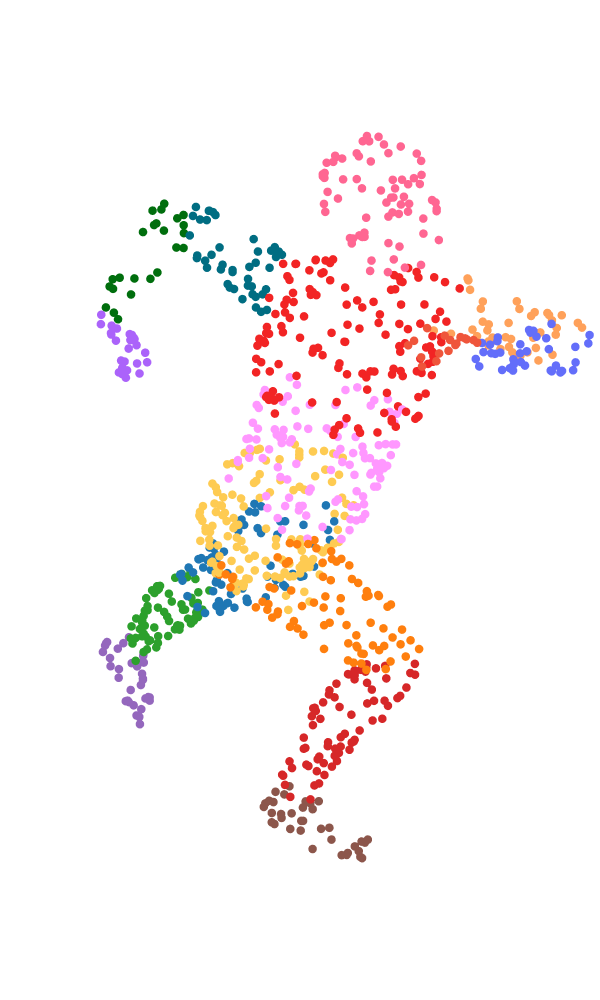

The notebook cell this image was saved under:
### Code cell
p = "datasets/action_smplx_models/female_run.npz"
points, faces = utils.sampled_verts_from_path(p, n_points = 1000, return_faces = True, idx = 10)
regions, colors = utils.faces_to_regions(faces, return_colors = True)
colors = ["#F22424" if c == "#B6E880" else "#006E0D" if c == "#00CC96" else "#006D82" if c == "#19D3F3" else c for c in colors]
plot_arr(points, color = colors, cam = dict(x=0, y=2, z=1), size = 5)

### Figure 1 — Plotly figure (JSON) as saved in the notebook; plotly's stock layout.template omitted (floating-point values rounded to 4 significant figures; data arrays with more than 128 entries replaced by an {"elided": "..."} marker saying what was removed)
{"data": [{"marker": {"color": {"elided": "1000 str values"}, "colorscale": [[0, "#0508b8"], [0.08333, "#1910d8"], [0.1667, "#3c19f0"], [0.25, "#6b1cfb"], [0.3333, "#981cfd"], [0.4167, "#bf1cfd"], [0.5, "#dd2bfd"], [0.5833, "#f246fe"], [0.6667, "#fc67fd"], [0.75, "#fe88fc"], [0.8333, "#fea5fd"], [0.9167, "#febefe"], [1, "#fec3fe"]], "opacity": 1, "showscale": false, "size": 5}, "mode": "markers", "type": "scatter3d", "x": {"elided": "1000 float values"}, "y": {"elided": "1000 float values"}, "z": {"elided": "1000 float values"}}], "layout": {"height": 1000, "margin": {"b": 0, "l": 0, "r": 0, "t": 0}, "paper_bgcolor": "rgba(0,0,0,0)", "plot_bgcolor": "rgba(0,0,0,0)", "scene": {"aspectmode": "data", "camera": {"eye": {"x": 0, "y": 2, "z": 1}}, "xaxis": {"showbackground": false, "showgrid": false, "showticklabels": false, "title": {"text": ""}, "visible": false, "zeroline": false}, "yaxis": {"showbackground": false, "showgrid": false, "showticklabels": false, "title": {"text": ""}, "visible": false, "zeroline": false}, "zaxis": {"showbackground": false, "showgrid": false, "showticklabels": false, "title": {"text": ""}, "visible": false, "zeroline": false}}, "showlegend": false, "width": 600}}
